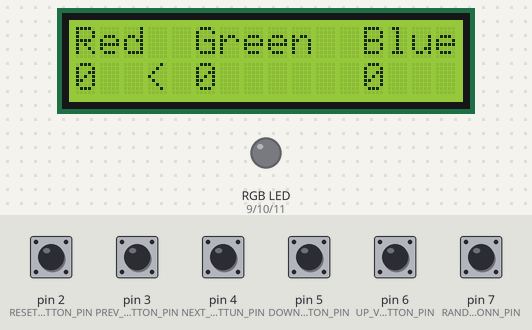
Bench run of a sketch on a simulated Arduino Uno, built with avr-gcc and run on an emulated ATmega328P. On the bench: 16×2 character LCD, an RGB LED mixed from three pins (HIGH = lit). The inputs (shaded band) are chosen by the test bench; at power-on: pin 2 (RESET_VALUE_BUTTON_PIN), pin 3 (PREV_BUTTON_PIN), pin 4 (NEXT_BUTTUN_PIN), pin 5 (DOWN_VALUE_BUTTON_PIN), pin 6 (UP_VALUE_BUTTON_PIN), pin 7 (RANDOM_GENERATOR_VALUE_BUTONN_PIN) HIGH. Dim RGB values are drawn brighter than linear; random numbers use the default seed unless the sketch sets one.

Above: at 1.2 s.
1.3 s: pin 6 (UP_VALUE_BUTTON_PIN) pulled LOW for 0.15 s
At 2.0 s:
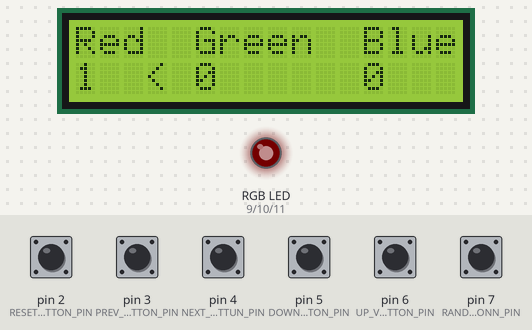
2.9 s: pin 7 (RANDOM_GENERATOR_VALUE_BUTONN_PIN) pulled LOW for 0.15 s
At 3.8 s:
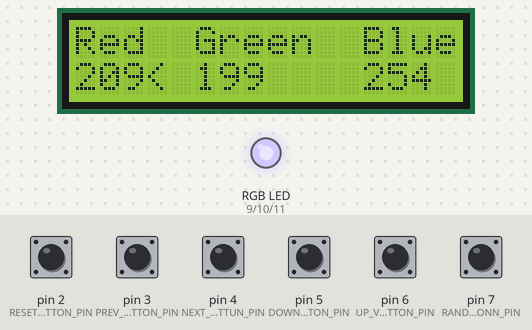
4.5 s: pin 4 (NEXT_BUTTUN_PIN) pulled LOW for 0.15 s
At 5.7 s:
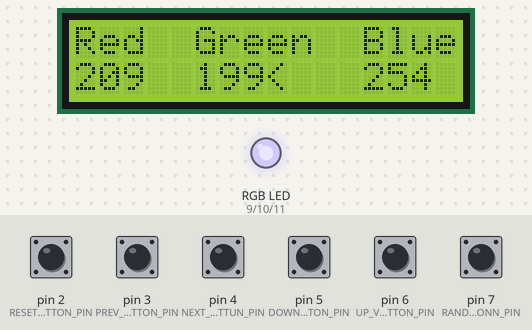
6.1 s: pin 5 (DOWN_VALUE_BUTTON_PIN) pulled LOW for 1 s
At 7.9 s:
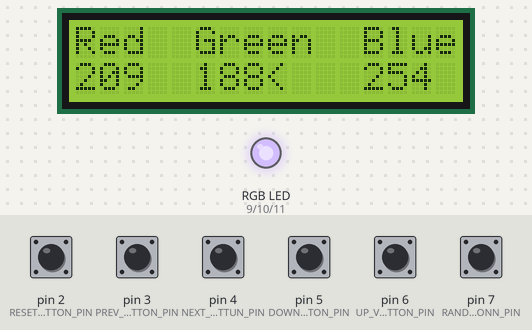
8.6 s: pin 2 (RESET_VALUE_BUTTON_PIN) pulled LOW for 0.15 s
At 9.8 s:
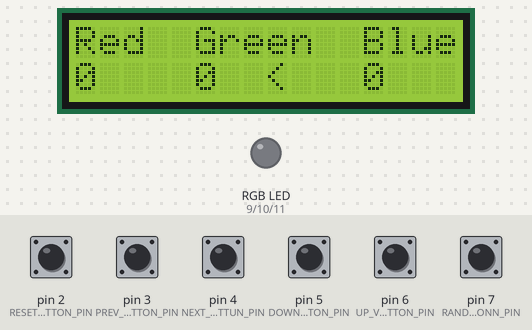
10.2 s: pin 6 (UP_VALUE_BUTTON_PIN) pulled LOW for 1 s
At 11.8 s:
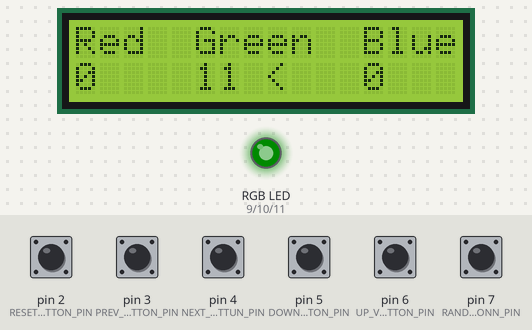
Timing chart, 0 to 13.3 s (numbered marks = the images above; inputs shaded):
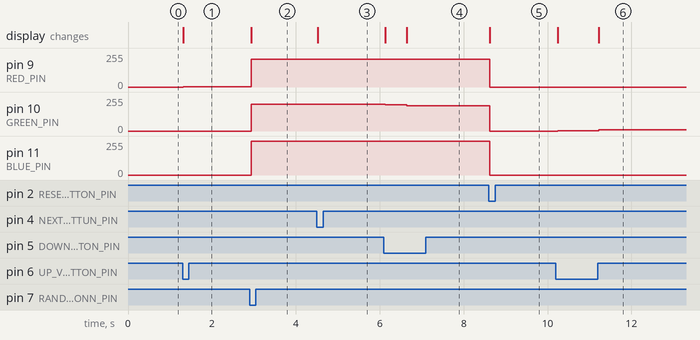

Measured:
- after the input at 1.3 s, pin 9 (RED_PIN): 0/255 → 1/255 at once; the display: changes at once (image 1)
- after the input at 2.9 s, pin 9 (RED_PIN): 1/255 → 209/255 at once; pin 10 (GREEN_PIN): 0/255 → 199/255 at once; pin 11 (BLUE_PIN): 0/255 → 254/255 at once; the display: changes at once (image 2)
- after the input at 4.5 s, the display: changes at once (image 3)
- after the input at 6.1 s, pin 10 (GREEN_PIN): 199/255 → 198/255 at once, → 188/255 0.51 s later; the display: first changes at once (image 4 shows a later state)
- after the input at 8.6 s, pin 9 (RED_PIN): 209/255 → 0/255 at once; pin 10 (GREEN_PIN): 188/255 → 0/255 at once; pin 11 (BLUE_PIN): 254/255 → 0/255 at once; the display: changes at once (image 5)
- after the input at 10.2 s, pin 10 (GREEN_PIN): 0/255 → 1/255 at once, → 11/255 0.98 s later; the display: first changes at once (image 6 shows a later state)

The sketch:

rgb.ino
```cpp
#include <Wire.h>
#include <LiquidCrystal_I2C.h>

LiquidCrystal_I2C lcd(0x27,16,2);

#define BUTTON_PROTECTION 50
#define HOLD_TIME 500
#define NEXT_BUTTUN_PIN 4
#define PREV_BUTTON_PIN 3
#define UP_VALUE_BUTTON_PIN 6
#define DOWN_VALUE_BUTTON_PIN 5
#define RESET_VALUE_BUTTON_PIN 2
#define RANDOM_GENERATOR_VALUE_BUTONN_PIN 7

#define RED_CURSOR 0
#define GREEN_CURSOR 5
#define BLUE_CURSOR 12

#define RED_PIN 9
#define GREEN_PIN 10
#define BLUE_PIN 11

const uint8_t RED = 1, GREEN = 2, BLUE = 3;

int red = 0, green = 0, blue = 0;

class Button{
private:
  uint8_t pin;
  bool prevState = false;
  uint64_t buttonTimer = 0;
  uint64_t holdTimer = 0;
  bool buttonPressedFlag = true;
  bool buttonHoldFlag = false;

public:
  Button(uint8_t pin){
    pinMode(pin, INPUT_PULLUP);
    this->pin = pin;
  }

  bool isClick(){
    bool reading = digitalRead(pin);
    uint64_t thisMls = millis();

    if (reading != prevState && thisMls - buttonTimer > BUTTON_PROTECTION) {
      buttonTimer = thisMls;
      if (!buttonPressedFlag && prevState) {
        buttonPressedFlag = true;
        return true;
      } else {
        buttonPressedFlag = false;
        return false;
      }
    }
    prevState = reading;
    return false;
  }

  bool isHold(){
    bool reading = digitalRead(pin);
    uint64_t thisMls = millis();

    if(thisMls - holdTimer > BUTTON_PROTECTION && !reading && reading == prevState){
      holdTimer = thisMls;
      if(thisMls - buttonTimer > HOLD_TIME)
        return true;
    }else{
      buttonHoldFlag = false;
    }

    prevState = reading;
    return false;
  }
};

Button nextButton(NEXT_BUTTUN_PIN);
Button prevButton(PREV_BUTTON_PIN);
Button upValueButton(UP_VALUE_BUTTON_PIN);
Button downValueButton(DOWN_VALUE_BUTTON_PIN);
Button resetValueButton(RESET_VALUE_BUTTON_PIN);
Button randomGenerateButton(RANDOM_GENERATOR_VALUE_BUTONN_PIN);

void setup() {
  lcd.init();
  lcd.backlight();
  lcd.setCursor(0, 0);
  lcd.print("Red  Green  Blue");

  pinMode(RED_PIN, OUTPUT);
  pinMode(GREEN_PIN, OUTPUT);
  pinMode(BLUE_PIN, OUTPUT);
  randomSeed(analogRead(0));

}

uint8_t selectedOpinion = 1;
uint32_t holdCheck = 0;
void loop() {
  if (nextButton.isClick()){
    if(selectedOpinion < 3){ selectedOpinion++; }
  }
  if (prevButton.isClick()){
    if(selectedOpinion > 1){ selectedOpinion--; }
  }
  if (upValueButton.isClick()){
    uptadeRGB(1, 1);
    }
  if (downValueButton.isClick()){
    uptadeRGB(-1, 1);
  }
  if(millis() - holdCheck > HOLD_TIME){
    holdCheck = millis();
    if(upValueButton.isHold()){
      uptadeRGB(1, 10);
    }
    if (downValueButton.isHold()){
      uptadeRGB(-1, 10);
    }
  }

  if(resetValueButton.isClick()){
    red = 0; green = 0; blue = 0;
  }


  if(randomGenerateButton.isClick()){
    red = random(0, 255); green = random(0, 255); blue = random(0, 255);
  }

  updateValueRGB();
  analogWrite(RED_PIN, red);
  analogWrite(GREEN_PIN, green);
  analogWrite(BLUE_PIN, blue);
}


void updateValueRGB(){
  lcd.setCursor(RED_CURSOR, 1);
  lcd.print(red);
  if(red < 10){
    lcd.setCursor(RED_CURSOR+1, 1);
    lcd.print(" ");
  }
  if(red < 100){
    lcd.setCursor(RED_CURSOR+2, 1);
    lcd.print(" ");
  }
  lcd.setCursor(GREEN_CURSOR, 1);
  lcd.print(green);
  if(green < 10){
    lcd.setCursor(GREEN_CURSOR+1, 1);
    lcd.print(" ");
  }
  if(green < 100){
    lcd.setCursor(GREEN_CURSOR+2, 1);
    lcd.print(" ");
  }
  lcd.setCursor(BLUE_CURSOR, 1);
  lcd.print(blue);
  if(blue < 10){
    lcd.setCursor(BLUE_CURSOR+1, 1);
    lcd.print(" ");
  }
  if(blue < 100){
    lcd.setCursor(BLUE_CURSOR+2, 1);
    lcd.print(" ");
  }

  switch(selectedOpinion){
    case 1:
      lcd.setCursor(RED_CURSOR+3, 1);
      lcd.print("<");
      lcd.setCursor(GREEN_CURSOR+3, 1);
      lcd.print(" ");
      lcd.setCursor(BLUE_CURSOR+3, 1);
      lcd.print(" ");
      break;
    case 2:
      lcd.setCursor(RED_CURSOR+3, 1);
      lcd.print(" ");
      lcd.setCursor(GREEN_CURSOR+3, 1);
      lcd.print("<");
      lcd.setCursor(BLUE_CURSOR+3, 1);
      lcd.print(" ");
      break;
    case 3:
      lcd.setCursor(RED_CURSOR+3, 1);
      lcd.print(" ");
      lcd.setCursor(GREEN_CURSOR+3, 1);
      lcd.print(" ");
      lcd.setCursor(BLUE_CURSOR+3, 1);
      lcd.print("<");
      break;
  }
}

void uptadeRGB(int i, uint8_t step){
  switch(selectedOpinion){
    case 1:
    if(red + (i*step) >= 0 && red + (i*step) <= 255) red = red + (i*step);
      break;
    case 2:
      if(green + (i*step) >= 0 && green + (i*step) <= 255) green = green + (i*step);
      break;
    case 3:
      if(blue + (i*step) >= 0 && blue + (i*step) <= 255) blue = blue + (i*step);
      break;
  }
}
```
